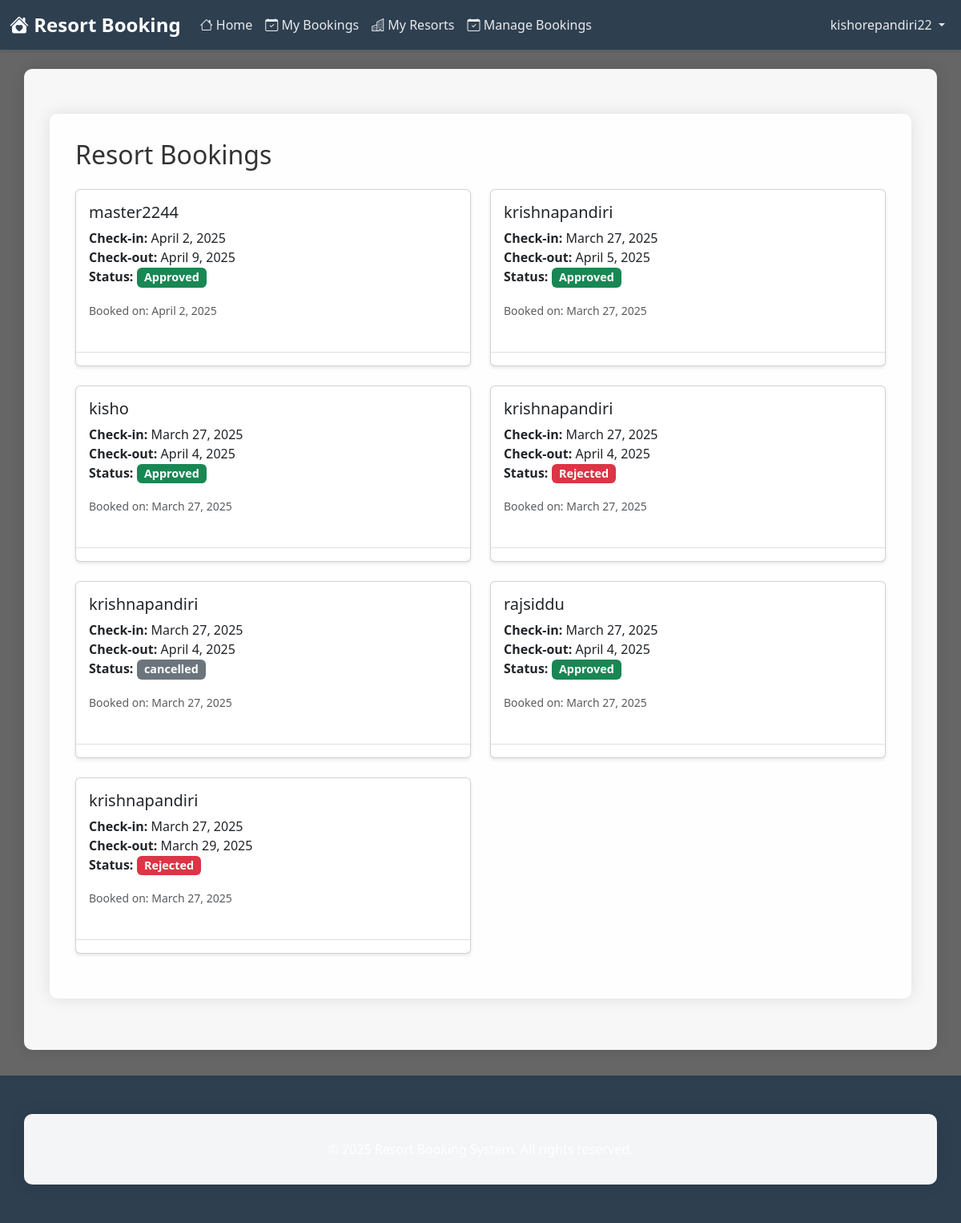
Page /resort-bookings/ (signed in) on the committed database.
### resorts/models.py (models this page shows, shortened)
class Booking(models.Model):
    STATUS_CHOICES = [
        ('pending', 'Pending'),
        ('approved', 'Approved'),
        ('rejected', 'Rejected'),
    ]
    user = models.ForeignKey(User, on_delete=models.CASCADE)
    resort = models.ForeignKey(Resort, on_delete=models.CASCADE)
    check_in_date = models.DateField()
    check_out_date = models.DateField()
    total_price = models.DecimalField(max_digits=10, decimal_places=2)
    status = models.CharField(max_length=10, choices=STATUS_CHOICES, default='pending')
    rejection_reason = models.TextField(blank=True, null=True)
    created_at = models.DateTimeField(auto_now_add=True)
    updated_at = models.DateTimeField(auto_now=True)

### resorts/views.py (the view)
# urls.py: path('resort-bookings/', views.resort_bookings, name='resort-bookings'),
@login_required
@csrf_protect
def resort_bookings(request):
    bookings = Booking.objects.filter(resort__owner=request.user).order_by('-created_at')
    return render(request, 'resorts/resort_bookings.html', {'bookings': bookings})

### resorts/templates/resorts/resort_bookings.html (shortened to what this page needs)
{% extends 'resorts/base.html' %}
{% block content %}
<div class="container mt-4">
    <h2 class="mb-4">Resort Bookings</h2>
    {% if bookings %}
        <div class="row">
            {% for booking in bookings %}
                <div class="col-md-6 mb-4">
                    <div class="card h-100">
                        <div class="card-body">
                            <h5 class="card-title">{{ booking.user.username }}</h5>
                            <p class="card-text">
                                <strong>Check-in:</strong> {{ booking.check_in_date }}<br>
                                <strong>Check-out:</strong> {{ booking.check_out_date }}<br>
                                <strong>Status:</strong>
                                <span class="badge {% if booking.status == 'pending' %}bg-warning
                                    {% elif booking.status == 'approved' %}bg-success
                                    {% elif booking.status == 'rejected' %}bg-danger
                                    {% else %}bg-secondary{% endif %}">
                                    {{ booking.get_status_display }}
                                </span>
                            </p>
                            <p class="card-text">
                                <small class="text-muted">Booked on: {{ booking.created_at|date:"F j, Y" }}</small>
                            </p>
                        </div>
                        <div class="card-footer">
                        </div>
                    </div>
                </div>
            {% endfor %}
        </div>
    {% else %}
        <div class="alert alert-info">
            <p class="mb-0">No bookings found for your resorts.</p>
            <a href="{% url 'resorts:my-resorts' %}" class="btn btn-primary mt-3">View My Resorts</a>
        </div>
    {% endif %}
</div>
{% endblock %}

### resorts/templates/resorts/base.html (shortened to what this page needs)
{% load static %}
<!DOCTYPE html>
<html lang="en">
<head>
    <link href="https://cdn.jsdelivr.net/npm/bootstrap@5.3.0/dist/css/bootstrap.min.css" rel="stylesheet">
    <link rel="stylesheet" href="https://cdn.jsdelivr.net/npm/bootstrap-icons@1.11.0/font/bootstrap-icons.css">
</head>
<body>
    <nav class="navbar navbar-expand-lg navbar-dark">
        <div class="container-fluid">
            <a class="navbar-brand" href="{% url 'resorts:home' %}">
                <i class="bi bi-house-heart-fill"></i> Resort Booking
            </a>
            <div class="collapse navbar-collapse" id="navbarNav">
                <ul class="navbar-nav me-auto">
                    <li class="nav-item">
                        <a class="nav-link" href="{% url 'resorts:home' %}">
                            <i class="bi bi-house"></i> Home
                        </a>
                    </li>
                    {% if user.is_authenticated %}
                        <li class="nav-item">
                            <a class="nav-link" href="{% url 'resorts:my-bookings' %}">
                                <i class="bi bi-calendar-check"></i> My Bookings
                            </a>
                        </li>
                        <li class="nav-item">
                            <a class="nav-link" href="{% url 'resorts:my-resorts' %}">
                                <i class="bi bi-buildings"></i> My Resorts
                            </a>
                        </li>
                        {% if user.userprofile.is_resort_owner %}
                            <li class="nav-item">
                                <a class="nav-link" href="{% url 'resorts:resort-bookings' %}">
                                    <i class="bi bi-calendar-check"></i> Manage Bookings
                                </a>
                            </li>
                        {% endif %}
                    {% endif %}
                </ul>
                <ul class="navbar-nav">
                    {% if user.is_authenticated %}
                        <li class="nav-item dropdown">
                            <a class="nav-link dropdown-toggle" href="#" id="userDropdown" role="button" data-bs-toggle="dropdown">
                                {{ user.username }}
                            </a>
                        </li>
                    {% endif %}
                </ul>
            </div>
        </div>
    </nav>
    <div class="container mt-4">
        <main>
            {% block content %}
            {% endblock %}
        </main>
    </div>
    <footer class="footer mt-auto">
        <div class="container text-center">
            <p class="mb-0">&copy; 2025 Resort Booking System. All rights reserved.</p>
        </div>
    </footer>
</body>
</html>

### resorts/templates/resorts/resort_bookings.html (style rules this page uses)
.card { box-shadow: 0 2px 4px rgba(0,0,0,0.1); transition: transform 0.2s; }
.badge { font-size: 0.9em; }
.card-footer { background-color: transparent; border-top: 1px solid rgba(0,0,0,0.125); }

### rows in the picture
Booking: user.username "master2244", check_in_date "April 2, 2025", check_out_date "April 9, 2025", status "Approved", created_at "April 2, 2025"
Booking: user.username "krishnapandiri", check_in_date "March 27, 2025", check_out_date "April 5, 2025", status "Approved", created_at "March 27, 2025"
Booking: user.username "kisho", check_in_date "March 27, 2025", check_out_date "April 4, 2025", status "Approved", created_at "March 27, 2025"
Booking: user.username "krishnapandiri", check_in_date "March 27, 2025", check_out_date "April 4, 2025", status "Rejected", created_at "March 27, 2025"
Booking: user.username "krishnapandiri", check_in_date "March 27, 2025", check_out_date "April 4, 2025", status "cancelled", created_at "March 27, 2025"
Booking: user.username "rajsiddu", check_in_date "March 27, 2025", check_out_date "April 4, 2025", status "Approved", created_at "March 27, 2025"
Booking: user.username "krishnapandiri", check_in_date "March 27, 2025", check_out_date "March 29, 2025", status "Rejected", created_at "March 27, 2025"

### other values in the picture
{{ user.username }} "kishorepandiri22"
